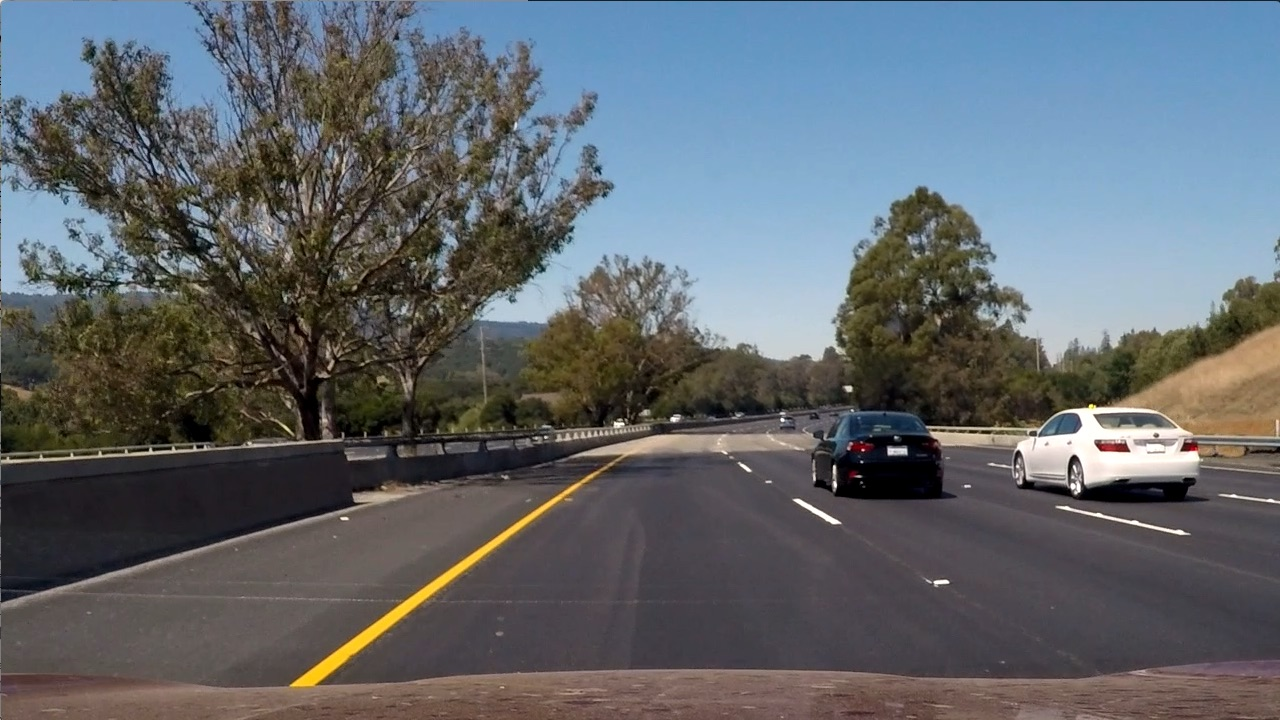
#> input picture CarND-Advanced-Lane-Lines/test_images/test6.jpg, 1280 x 720 px; the run also reads 1 picture not shown here
$ jupyter execute --allow-errors Advanced_Lane_Finding_P4.ipynb   (shell and % lines are left out)   (older library calls are emulated)
#> lines starting #> are read from the running program, lines starting #| are printed output that depends on the picture; after the words box and inside, x2 and y2 are one past the last pixel; in counts of white or black regions, pixels touching at a corner belong together
[cell 1]
# Import List
import cv2
import glob
import numpy as np
import matplotlib.pyplot as plt
import matplotlib.image as mpimg

# Import everything needed to edit/save/watch video clips
from moviepy.editor import VideoFileClip
from IPython.display import HTML

[cell 2]
# Camera Calibrate Function
def CamCali():
        objpoints = []
        imgpoints = []
        objp = np.zeros((6*9,3), np.float32)
        objp[:,:2] = np.mgrid[0:9,0:6].T.reshape(-1,2)
        for name in glob.glob('camera_cal/*'):
            img = mpimg.imread(name)
            gray = cv2.cvtColor(img, cv2.COLOR_BGR2GRAY)
            ret, corners = cv2.findChessboardCorners(gray, (9,6), None)
            if ret == True:
                imgpoints.append(corners)
                objpoints.append(objp)

        ret, mtx, dist, rvecs, tvecs = cv2.calibrateCamera(objpoints, imgpoints, gray.shape[::-1], None, None)
        return (mtx,dist)

# Undistort Image
def imgund(img,mtx,dist):
    return cv2.undistort(img, mtx, dist, None, mtx)

# BGR to RGB
def colorspacec(img):
    return cv2.cvtColor(img, cv2.COLOR_BGR2RGB)


# Binary Image Creator
def BinaryIC(img,thresh):
    binary = np.zeros_like(img)
    binary[(img > thresh[0]) & (img <= thresh[1])] = 1
    return binary

# HLS Thresholding
def hls_select(img,channel = 0 ,thresh=(0, 255)):
    hls = cv2.cvtColor(img, cv2.COLOR_BGR2HLS)
    img = hls[:,:,channel]
    return BinaryIC(img,thresh)

# Gradient Thresholding
def abs_sobel_thresh(img, orient='x', thresh=(0,255)):
    gray = cv2.cvtColor(img,cv2.COLOR_BGR2GRAY)
    if orient == 'x':
        sobel = cv2.Sobel(gray,cv2.CV_64F, 1, 0)
    if orient == 'y':
        sobel = cv2.Sobel(gray,cv2.CV_64F, 0, 1)
    abs_sobel = np.absolute(sobel)
    scaled_sobel = np.uint8(255*abs_sobel/np.max(abs_sobel))
    return BinaryIC(scaled_sobel,thresh)

# Gradient Magnitude Thresholding
# [7 lines left out: function mag_thresh, not called in this run]

# Gradient Direction Thresholding
def dir_thresh(img, sobel_kernel=3, thresh=(0, np.pi/2)):
    gray = cv2.cvtColor(img, cv2.COLOR_BGR2GRAY)
    sobelx = cv2.Sobel(gray, cv2.CV_64F, 1, 0, ksize=sobel_kernel)
    sobely = cv2.Sobel(gray, cv2.CV_64F, 0, 1, ksize=sobel_kernel)
    direction_sobel = np.arctan2(np.absolute(sobely), np.absolute(sobelx))
    return BinaryIC(direction_sobel,thresh)

# Color Thresholding
def color_thresh(img, color_channel =0 , thresh = (200, 255)):
    color_c = img[:,:,color_channel]
    return BinaryIC(color_c,thresh)

# Plot function
def alfplot(img):
    plt.imshow(img,'gray')
    plt.grid()

# Region of Interest
# [22 lines left out: function region_of_interest, not called in this run]

# Perspective Image Transform
def pit(img):
    src = np.float32([[565,480], [707,480], [925,720], [300,720]])
    dst = np.float32([[315,200], [885,200], [850,720], [335,720]])
    M = cv2.getPerspectiveTransform(src, dst)
    return cv2.warpPerspective(img, M, (img.shape[1],img.shape[0]), flags=cv2.INTER_LINEAR)

# Color threshold combining
# [4 lines left out: function comb_color, not called in this run]

# Thresholding and Combining Thresholds

def combined(img):
    comb = np.zeros_like(img[:,:,2])
    comb[((hls_select(img,2,(150,200))==1) & (color_thresh(img,2,(100,200))==1)) | (((abs_sobel_thresh(img,'x',(20,120))==1) & (dir_thresh(img,5,(.3,1.1))==1)) & (color_thresh(img,2,(150,255))==1)) ] = 1
    return comb

# Finding Histogram
def hist(img):
    return np.sum(img[img.shape[0]//2:,:], axis=0)

# Histogram Information
def histinfo(hist):
    midpoint = np.int(hist.shape[0]/2)
    leftx_base = np.argmax(hist[:midpoint])
    rightx_base = np.argmax(hist[midpoint:]) + midpoint
    return (midpoint, leftx_base, rightx_base)

#> (a cell that did not finish here is left out)

[cell 4]
vid_output = 'project_video_short_1.mp4'
#> (the rest of this cell did not finish here and is left out)

[cell 5]
vid_output1 = 'outputvideo6.mp4'
#> (the rest of this cell did not finish here and is left out)

[cell 6]
imag = cv2.imread('test_images/test6.jpg')
#> imag is the input picture: shape (720, 1280, 3); mean B, G, R 107.9, 102.6, 97
mtx = CamCali()[0]
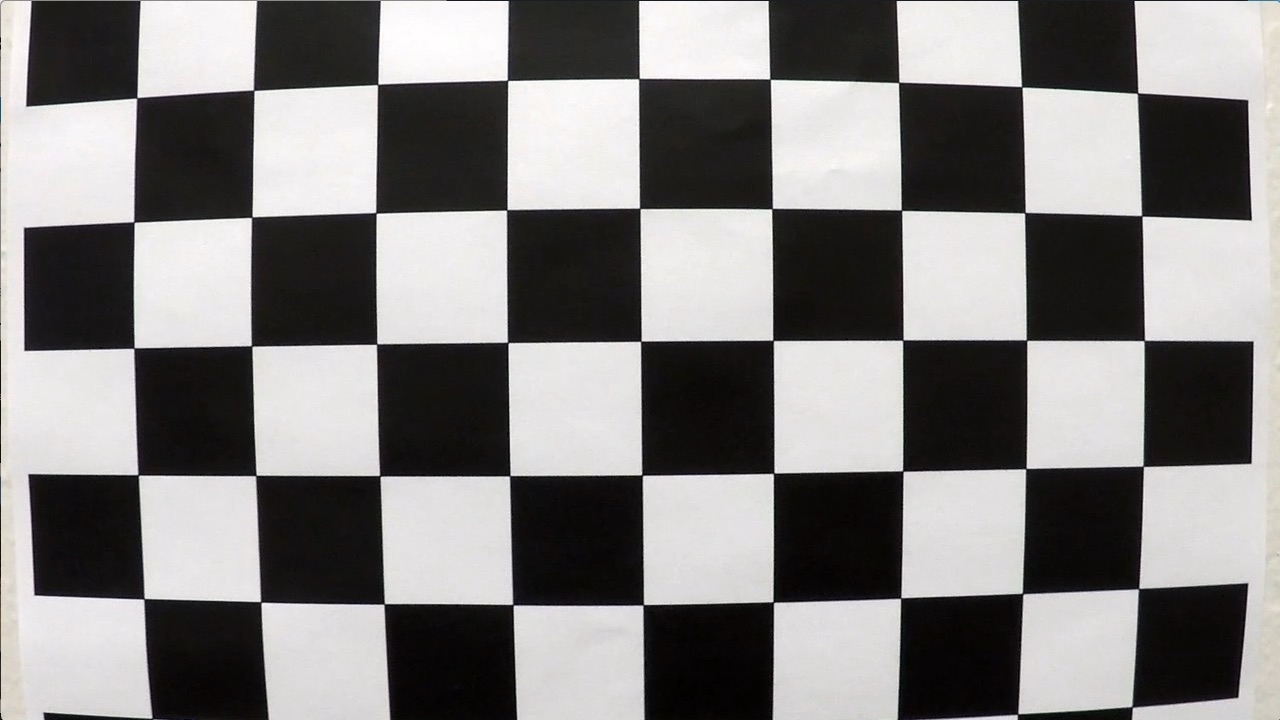
#> input picture CarND-Advanced-Lane-Lines/camera_cal/calibration1.jpg, 1280 x 720 px
#> in CamCali, img is the input picture: shape (720, 1280, 3); mean R, G, B 130.1, 128.4, 127.8
#> in CamCali, `ret, corners = cv2.findChessboardCorners(gray, (9,6), None)`: ret = False; corners = None
dist = CamCali()[1]

[cell 7]
def frame_process_window(imag):
    imag = pit(combined(imgund(imag,mtx,dist)))
    nwindows = 10 # Number of windows
    margin = 75 # Half Width of window
    minpix = 50 # Min pix to recentre
    window_height = np.int(imag.shape[0]/nwindows) # Window height
   # Finding non-zero pixels
    nonzero = imag.nonzero()
    nonzeroy = np.array(nonzero[0])
    nonzerox = np.array(nonzero[1])
    # Current positions to be updated for each window
    leftx_current = histinfo(hist(imag))[1]
    rightx_current = histinfo(hist(imag))[2]
    # Create empty lists to receive left and right lane pixel indices
    left_lane_inds = []
    right_lane_inds = []
    # Create an output image to draw on and  visualize the result
    out_img = np.dstack((imag, imag, imag))*255
    # Step through the windows one by one
    for window in range(nwindows):
        # Identify window boundaries in x and y (and right and left)
        win_y_low = imag.shape[0] - (window+1)*window_height
        win_y_high = imag.shape[0] - window*window_height
        win_xleft_low = leftx_current - margin
        win_xleft_high = leftx_current + margin
        win_xright_low = rightx_current - margin
        win_xright_high = rightx_current + margin
        # Draw the windows on the visualization image
        cv2.rectangle(out_img,(win_xleft_low,win_y_low),(win_xleft_high,win_y_high),(255,0,0), 2)
        cv2.rectangle(out_img,(win_xright_low,win_y_low),(win_xright_high,win_y_high),(0,255,0), 2)
        # Identify the nonzero pixels in x and y within the window
        good_left_inds = ((nonzeroy >= win_y_low) & (nonzeroy < win_y_high) & (nonzerox >= win_xleft_low) & (nonzerox < win_xleft_high)).nonzero()[0]
        good_right_inds = ((nonzeroy >= win_y_low) & (nonzeroy < win_y_high) & (nonzerox >= win_xright_low) & (nonzerox < win_xright_high)).nonzero()[0]
        # Append these indices to the lists
        left_lane_inds.append(good_left_inds)
        right_lane_inds.append(good_right_inds)
        #print(len(good_left_inds))
        #print(len(good_right_inds))
        # If you found > minpix pixels, recenter next window on their mean position
        if len(good_left_inds) > minpix:
            leftx_current = np.int(np.mean(nonzerox[good_left_inds]))
        if len(good_right_inds) > minpix:
            rightx_current = np.int(np.mean(nonzerox[good_right_inds]))

    # Concatenate the arrays of indices
    left_lane_inds = np.concatenate(left_lane_inds)
    right_lane_inds = np.concatenate(right_lane_inds)

    return (left_lane_inds,right_lane_inds,nonzerox,nonzeroy,out_img,imag)

def linedata(frameprocwin):
    # Extract left and right line pixel positions
    leftx = frameprocwin[2][frameprocwin[0]]
    lefty = frameprocwin[3][frameprocwin[0]]
    rightx = frameprocwin[2][frameprocwin[1]]
    righty = frameprocwin[3][frameprocwin[1]]

    # Fit a second order polynomial to each
    left_fit = np.polyfit(lefty, leftx, 2)
    right_fit = np.polyfit(righty, rightx, 2)

    # Generate x and y values for plotting
    ploty = np.linspace(0, imag.shape[0]-1, imag.shape[0] )
    left_fitx = left_fit[0]*ploty**2 + left_fit[1]*ploty + left_fit[2]
    right_fitx = right_fit[0]*ploty**2 + right_fit[1]*ploty + right_fit[2]
    plt.figure(2)
    frameprocwin[4][frameprocwin[3][frameprocwin[0]], frameprocwin[2][frameprocwin[0]]] = (0,255,0)
    frameprocwin[4][frameprocwin[3][frameprocwin[1]], frameprocwin[2][frameprocwin[1]]] = (255,0,0)
    plt.imshow(frameprocwin[4],'gray')
    plt.plot(left_fitx, ploty, color='yellow')
    plt.plot(right_fitx, ploty, color='yellow')
    plt.xlim(0, 1280)
    plt.ylim(720, 0)
    return (left_fitx,right_fitx,left_fit,right_fit)

def linecheck(lindat,img):
    ploty = np.linspace(0, img.shape[0]-1, img.shape[0] )
    # Recast the x and y points into usable format for cv2.fillPoly()
    pts_left = np.array([np.transpose(np.vstack([lindat[0], ploty]))])
    pts_right = np.array([np.flipud(np.transpose(np.vstack([lindat[1], ploty])))])
    pts = np.hstack((pts_left, pts_right))
    return pts

# [29 lines left out: function curvature, not called in this run]

def finalimg(imag,linec):
    warp_zero = np.zeros_like(imag[:,:,0]).astype(np.uint8)
    color_warp = np.dstack((warp_zero, warp_zero, warp_zero))
   # Draw the lane onto the warped blank image
    cv2.fillPoly(color_warp, np.int_([linec]), (0,255, 0))
    src = np.float32([[565,480], [707,480], [925,720], [300,720]])
    dst = np.float32([[315,200], [885,200], [850,720], [335,720]])

    Minv = cv2.getPerspectiveTransform(dst,src)

    # Warp the blank back to original image space using inverse perspective matrix (Minv)
    newwarp = cv2.warpPerspective(color_warp, Minv, (imag.shape[1], imag.shape[0]))
    # Combine the result with the original image
    result = cv2.addWeighted(imag, 1, newwarp, 0.3, 0)
    return result

# Final Video Processing Pipeline Nugget


def adlafi(frame):
     return finalimg(frame,linecheck(linedata(frame_process_window(frame)),frame))

[cell 8]
# Define a class to receive the characteristics of each line detection
class Line():
    def __init__(self):
        # was the line detected in the last iteration?
        self.detected = False
        # x values of the last n fits of the line
        self.recent_xfitted = []
        # y values of the last n fits of the line
        self.recent_yfitted = []
        #average x values of the fitted line over the last n iterations
        self.bestx = None
        #polynomial coefficients averaged over the last n iterations
        self.best_fit = None
        #polynomial coefficients for the most recent fit
        self.current_fit = [np.array([False])]
        #radius of curvature of the line in some units
        self.radius_of_curvature = None
        #distance in meters of vehicle center from the line
        self.line_base_pos = None
        #difference in fit coefficients between last and new fits
        self.diffs = np.array([0,0,0], dtype='float')
        #x values for detected line pixels
        self.allx = None
        #y values for detected line pixels
        self.ally = None

leftlane = Line() # Collect and smooth left line data
rightlane = Line() # Collect and smooth right line data

#> (a cell that did not finish here is left out)

[cell 10]
vid_output = 'project_video_short.mp4'
#> (the rest of this cell did not finish here and is left out)

[cell 11]
vid_output1 = 'outputvideo4.mp4'
#> (the rest of this cell did not finish here and is left out)

[cell 12]
imag = cv2.imread('test_images/test3.jpg')
a = adlafi(imag)
#> in combined, `comb = np.zeros_like(img[:,:,2])`: comb: shape (720, 1280); every value is 0
#> in hls_select, `hls = cv2.cvtColor(img, cv2.COLOR_BGR2HLS)`: hls: shape (720, 1280, 3); mean of channels 0, 1, 2 96.8, 116, 61.5
#> in hls_select, `return BinaryIC(img,thresh)`: returned value: shape (720, 1280); values 0 (black) and 1 (white), 0.17% white in thin lines or dots, all inside (x1, y1, x2, y2) = (8, 326, 1262, 712)
#> in color_thresh, `return BinaryIC(color_c,thresh)`:
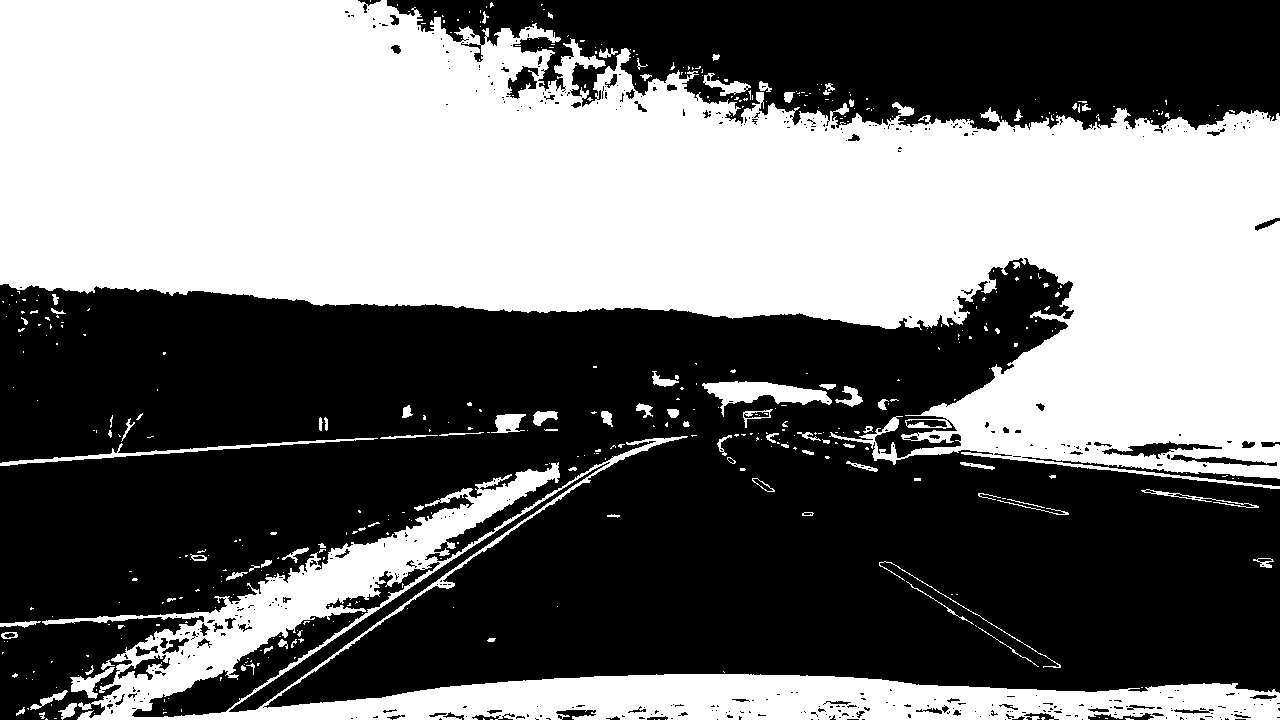
#> returned value: shape (720, 1280); values 0 (black) and 1 (white), 45.6% white; 465 white regions (373 under 20 px), largest, box (x1, y1, x2, y2) and area: (0, 0, 1280, 489) 348773, (42, 436, 1280, 720) 59319, (702, 381, 832, 417) 1982
#> in abs_sobel_thresh, `return BinaryIC(scaled_sobel,thresh)`: returned value: shape (720, 1280); values 0 (black) and 1 (white), 2.4% white in thin lines or dots, all inside (x1, y1, x2, y2) = (1, 217, 1279, 720)
#> in dir_thresh, `return BinaryIC(direction_sobel,thresh)`: returned value: shape (720, 1280) float64; values 0 (black) and 1 (white), 42.6% white in thin lines or dots
#> in color_thresh (call 2), `return BinaryIC(color_c,thresh)`: returned value: shape (720, 1280); values 0 (black) and 1 (white), 9.8% white; 178 white regions (144 under 20 px), largest, box (x1, y1, x2, y2) and area: (868, 240, 1280, 477) 48121, (0, 228, 964, 325) 30752, (228, 445, 650, 715) 4726
#> in combined, `comb[((hls_select(img,2,(150,200))==1) & (color_thresh(img,2,(100,200)..`: comb: shape (720, 1280); values 0 (black) and 1 (white), 0.41% white in thin lines or dots, all inside (x1, y1, x2, y2) = (3, 261, 1271, 718)
#> in pit, `return cv2.warpPerspective(img, M, (img.shape[1],img.shape[0]), flags=..`: returned value: shape (720, 1280); values 0 (black) and 1 (white), 2% white; 31 white regions (17 under 20 px), largest, box (x1, y1, x2, y2) and area: (263, 0, 439, 717) 16034, (1055, 185, 1094, 287) 910, (1065, 245, 1092, 295) 255
#> in histinfo, `midpoint = np.int(hist.shape[0]/2)`: midpoint = 640
#> after the loop in frame_process_window, `for window in range(nwindows):`:
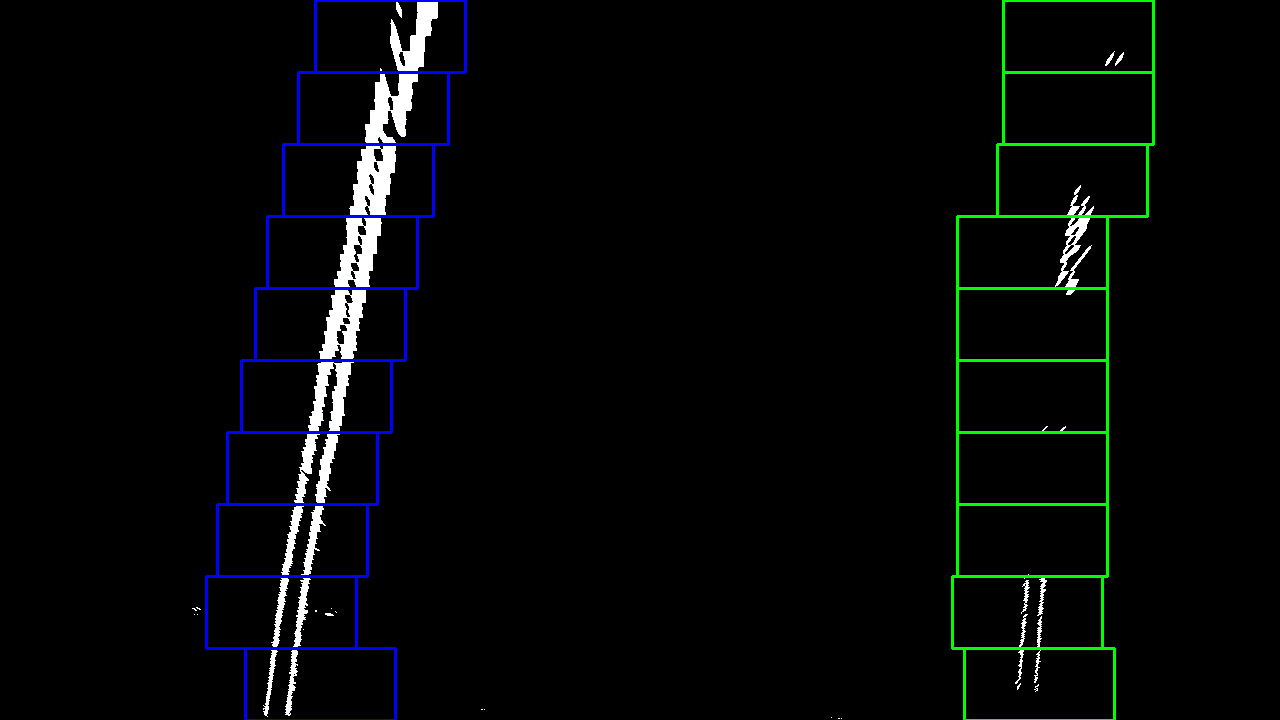
#> out_img: shape (720, 1280, 3); mean of channels 0, 1, 2 7.3, 7.3, 4.8; drawn as B, G, R
#> in finalimg, `color_warp = np.dstack((warp_zero, warp_zero, warp_zero))`: color_warp: shape (720, 1280, 3); every value is 0
#> in finalimg, `result = cv2.addWeighted(imag, 1, newwarp, 0.3, 0)`:
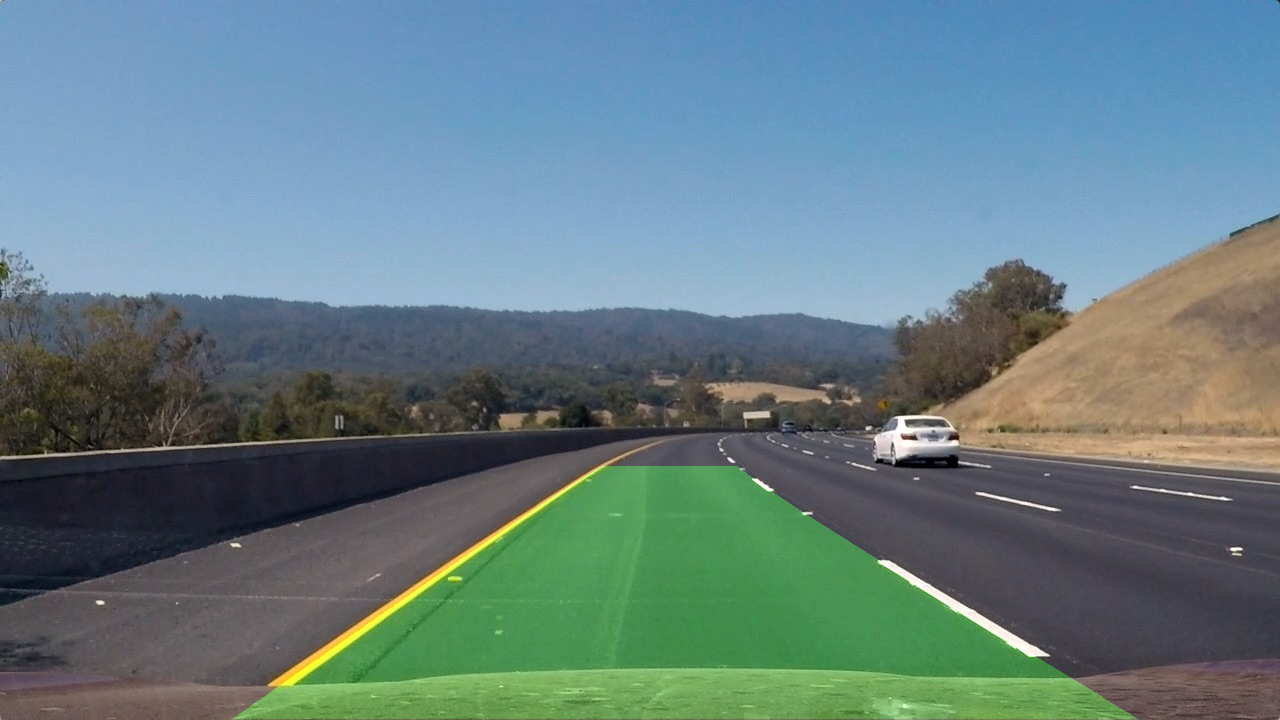
#> result: shape (720, 1280, 3); mean B, G, R 130.7, 126.2, 101.1
plt.imshow(a)
#> (this line was passed over: IPython is not available in this run)
#plt.grid()
#curvature(a,imag,frame_process_window(imag))
